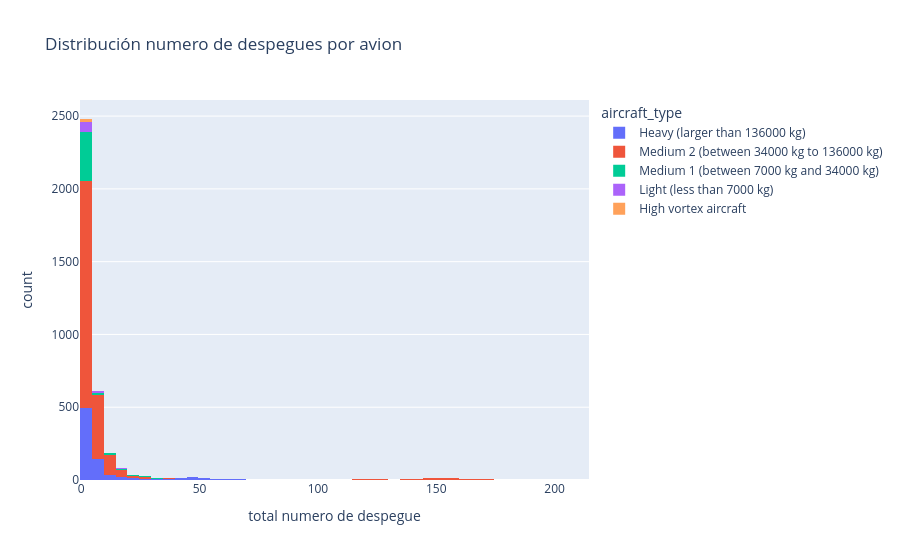

Notebook cell for this chart:
### Code cell
fig = px.histogram(icao_counts.reset_index(), 'despegue', color="aircraft_type", title='Distribución numero de despegues por avion', labels={'despegue': 'total numero de despegue'})
fig.show()

### Figure 1 — Plotly figure (JSON) as saved in the notebook; plotly's stock layout.template omitted (floating-point values rounded to 4 significant figures; data arrays with more than 128 entries replaced by an {"elided": "..."} marker saying what was removed)
{"data": [{"bingroup": "x", "hovertemplate": "aircraft_type=Heavy (larger than 136000 kg)<br>total numero de despegue=%{x}<br>count=%{y}<extra></extra>", "legendgroup": "Heavy (larger than 136000 kg)", "marker": {"color": "#636efa", "pattern": {"shape": ""}}, "name": "Heavy (larger than 136000 kg)", "orientation": "v", "showlegend": true, "type": "histogram", "x": {"elided": "784 int values"}, "xaxis": "x", "yaxis": "y"}, {"bingroup": "x", "hovertemplate": "aircraft_type=Medium 2 (between 34000 kg to 136000 kg)<br>total numero de despegue=%{x}<br>count=%{y}<extra></extra>", "legendgroup": "Medium 2 (between 34000 kg to 136000 kg)", "marker": {"color": "#EF553B", "pattern": {"shape": ""}}, "name": "Medium 2 (between 34000 kg to 136000 kg)", "orientation": "v", "showlegend": true, "type": "histogram", "x": {"elided": "2366 int values"}, "xaxis": "x", "yaxis": "y"}, {"bingroup": "x", "hovertemplate": "aircraft_type=Medium 1 (between 7000 kg and 34000 kg)<br>total numero de despegue=%{x}<br>count=%{y}<extra></extra>", "legendgroup": "Medium 1 (between 7000 kg and 34000 kg)", "marker": {"color": "#00cc96", "pattern": {"shape": ""}}, "name": "Medium 1 (between 7000 kg and 34000 kg)", "orientation": "v", "showlegend": true, "type": "histogram", "x": {"elided": "380 int values"}, "xaxis": "x", "yaxis": "y"}, {"bingroup": "x", "hovertemplate": "aircraft_type=Light (less than 7000 kg)<br>total numero de despegue=%{x}<br>count=%{y}<extra></extra>", "legendgroup": "Light (less than 7000 kg)", "marker": {"color": "#ab63fa", "pattern": {"shape": ""}}, "name": "Light (less than 7000 kg)", "orientation": "v", "showlegend": true, "type": "histogram", "x": [2, 8, 2, 1, 2, 1, 1, 1, 2, 1, 1, 1, 5, 1, 1, 1, 3, 4, 1, 1, 1, 17, 11, 1, 9, 1, 1, 1, 5, 7, 1, 1, 2, 8, 1, 1, 3, 2, 7, 1, 2, 1, 1, 3, 1, 1, 1, 1, 1, 1, 1, 1, 1, 3, 1, 1, 1, 2, 6, 4, 2, 2, 2, 1, 1, 1, 1, 1, 1, 1, 2, 2, 2, 2, 1, 1, 1, 1, 2, 1, 1], "xaxis": "x", "yaxis": "y"}, {"bingroup": "x", "hovertemplate": "aircraft_type=High vortex aircraft<br>total numero de despegue=%{x}<br>count=%{y}<extra></extra>", "legendgroup": "High vortex aircraft", "marker": {"color": "#FFA15A", "pattern": {"shape": ""}}, "name": "High vortex aircraft", "orientation": "v", "showlegend": true, "type": "histogram", "x": [5, 8, 1, 4, 2, 1, 1, 2, 3, 3, 2, 5, 3, 2, 1, 2, 1, 2, 5, 1, 1, 2, 1, 1], "xaxis": "x", "yaxis": "y"}], "layout": {"barmode": "relative", "legend": {"title": {"text": "aircraft_type"}, "tracegroupgap": 0}, "title": {"text": "Distribución numero de despegues por avion"}, "xaxis": {"anchor": "y", "domain": [0, 1], "title": {"text": "total numero de despegue"}}, "yaxis": {"anchor": "x", "domain": [0, 1], "title": {"text": "count"}}}}
